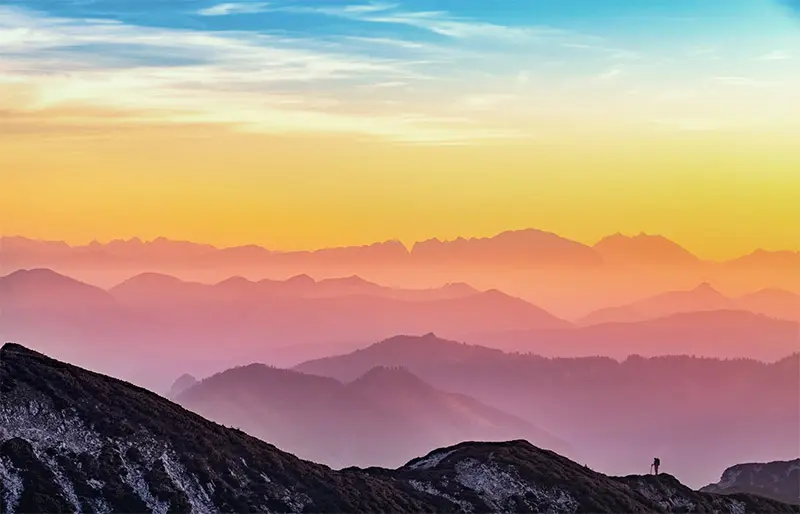
#> input picture Converting_to_pencil_sketch_task1/picture.jpg, 800 x 514 px, found by its file name
$ python 2.py
#> lines starting #> are read from the running program, lines starting #| are printed output that depends on the picture
import cv2
import matplotlib.pyplot as plt

image=cv2.imread(r"C:/Users/91981/Documents/others/WIE/Converting_to_pencil_sketch_task1/picture.jpg")
#> image is the input picture: shape (514, 800, 3); mean B, G, R 131.3, 152.1, 179.9
plt.imshow(image[:,:,::-1])
plt.axis(False)
plt.title("Original Image")
plt.show()
grayscale=cv2.cvtColor(image,cv2.COLOR_BGR2GRAY)
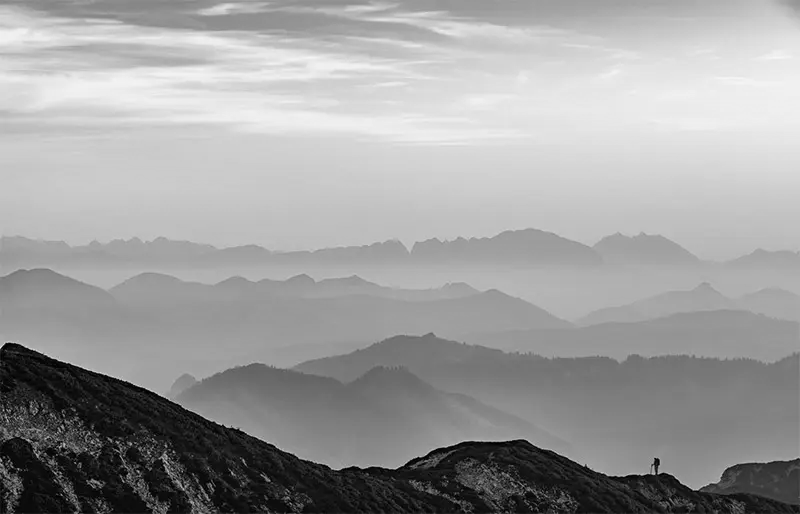
#> grayscale: shape (514, 800); min 0, max 247, mean 158.1
plt.imshow(grayscale,cmap='gray')
plt.axis(False)
plt.title("Grayscale Image")
plt.show()
invert=cv2.bitwise_not(grayscale)
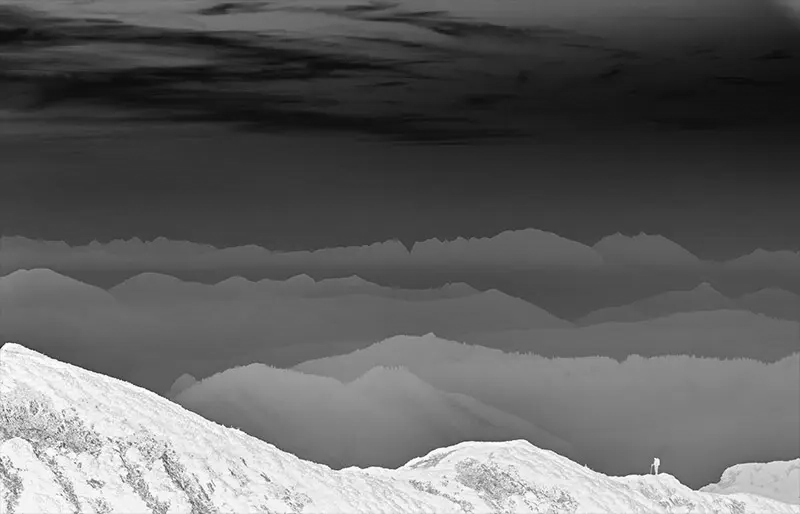
#> invert: shape (514, 800); min 8, max 255, mean 96.9
plt.imshow(invert,cmap='gray')
plt.axis(False)
plt.title("Inverted Image")
plt.show()
imgsmooth=cv2.GaussianBlur(invert,(21,21),sigmaX=0,sigmaY=0)
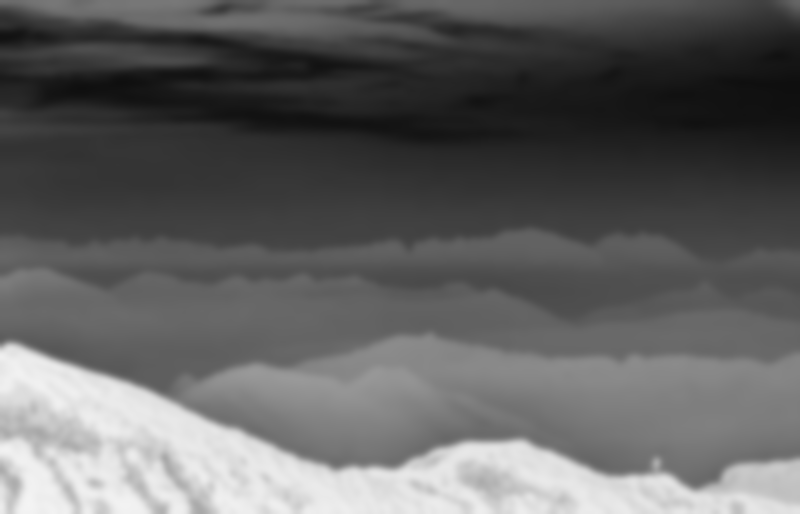
#> imgsmooth: shape (514, 800); min 15, max 244, mean 96.9
plt.imshow(imgsmooth,cmap='gray')
plt.axis(False)
plt.title("Smoothened Image")
plt.show()
final = cv2.divide(grayscale,255-imgsmooth,scale=255)
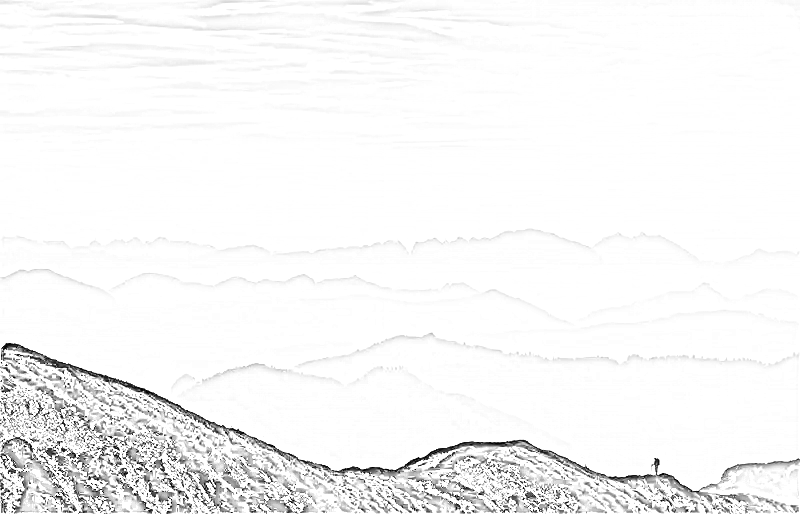
#> final: shape (514, 800); min 0, max 255, mean 246
plt.imshow(final,cmap='gray')
plt.axis(False)
plt.title("Final Image")
plt.show()
